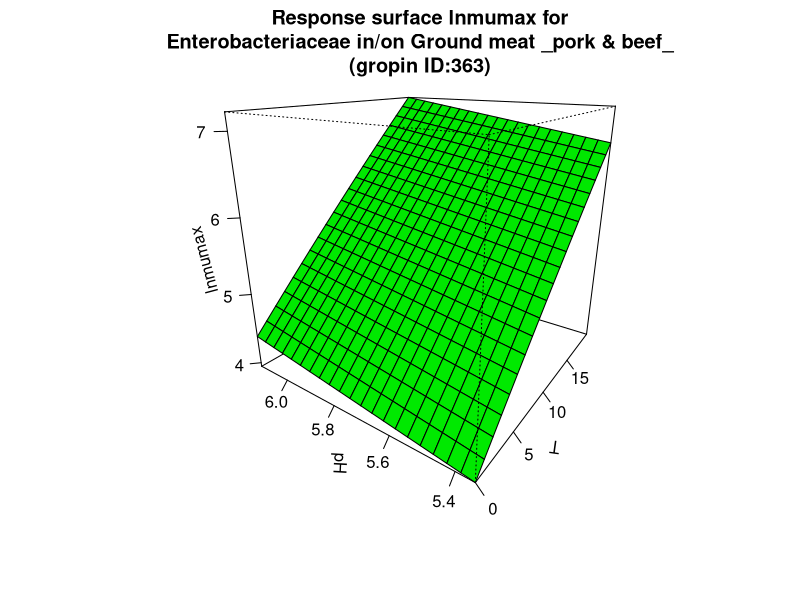

The R source for this figure:
#############################
# start of Parameter script
#############################
T <- seq(0,19.98001998002,length.out=21)
pH <- seq(5.34534,6.12387612387612,length.out=21)
#############################
# end of Parameter script
#############################
############################# 
# start of Model script Gropin ID 363 
#############################
 
# constant coefficients for this model
lagref <- 63.5
dlag <- 0.581
Elag <- 93.5
 
variables <- data.frame(T,pH)
argumentsPar <- expand.grid(variables)
 
# heart of the model
response_surface <- function(T,pH) {
   mumax <-(log(lagref)-dlag*(5.7-pH)-(Elag/0.00831)*((1/(T+273))-(1/273)))

return(mumax=mumax)
} 

# output parameters
responseSurface <- cbind(argumentsPar,response_surface(argumentsPar['T'],argumentsPar['pH']))
colnames(responseSurface) <- c(colnames(argumentsPar),'lnmumax')
#############################
# End of Model script
#############################
############################# 
# start of Visualisation script Gropin ID 363 
#############################
persp(T,pH,matrix(unlist(responseSurface$'lnmumax'),nrow=21),col = 'green',xlab='T',ylab='pH',zlab='lnmumax',main='Response surface lnmumax for
Enterobacteriaceae in/on Ground meat _pork & beef_
(gropin ID:363)',theta=305,phi=20,shade=0.25,ticktype = 'detailed')
#############################
# End of Visualisation script
#############################
